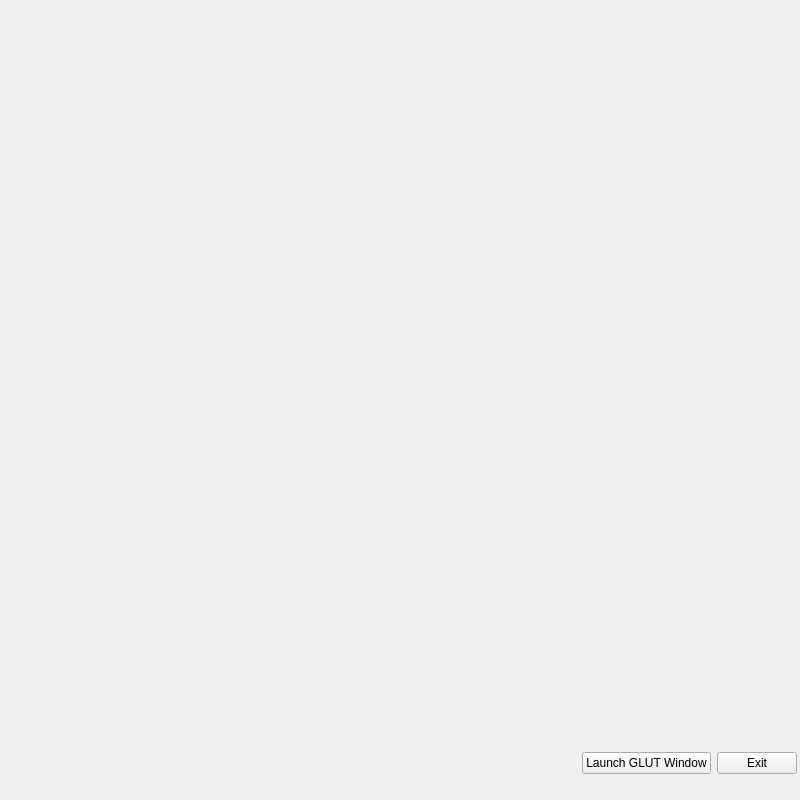
<?xml version="1.0" encoding="UTF-8"?>
<ui version="4.0">
 <class>MainWindow</class>
 <widget class="QMainWindow" name="MainWindow">
  <property name="windowModality">
   <enum>Qt::ApplicationModal</enum>
  </property>
  <property name="geometry">
   <rect>
    <x>0</x>
    <y>0</y>
    <width>800</width>
    <height>800</height>
   </rect>
  </property>
  <property name="windowTitle">
   <string>MainWindow</string>
  </property>
  <widget class="QWidget" name="centralWidget">
   <property name="sizePolicy">
    <sizepolicy hsizetype="Preferred" vsizetype="Preferred">
     <horstretch>0</horstretch>
     <verstretch>0</verstretch>
    </sizepolicy>
   </property>
   <layout class="QVBoxLayout" name="verticalLayout" stretch="10,1">
    <property name="spacing">
     <number>3</number>
    </property>
    <property name="leftMargin">
     <number>3</number>
    </property>
    <property name="topMargin">
     <number>3</number>
    </property>
    <property name="rightMargin">
     <number>3</number>
    </property>
    <property name="bottomMargin">
     <number>3</number>
    </property>
    <item>
     <widget class="GLWidget" name="_glWidget" native="true">
      <property name="sizePolicy">
       <sizepolicy hsizetype="Fixed" vsizetype="Fixed">
        <horstretch>0</horstretch>
        <verstretch>0</verstretch>
       </sizepolicy>
      </property>
      <property name="minimumSize">
       <size>
        <width>100</width>
        <height>100</height>
       </size>
      </property>
      <property name="maximumSize">
       <size>
        <width>700</width>
        <height>700</height>
       </size>
      </property>
      <property name="sizeIncrement">
       <size>
        <width>10</width>
        <height>10</height>
       </size>
      </property>
     </widget>
    </item>
    <item>
     <layout class="QHBoxLayout" name="horizontalLayout">
      <item>
       <spacer name="horizontalSpacer">
        <property name="orientation">
         <enum>Qt::Horizontal</enum>
        </property>
        <property name="sizeHint" stdset="0">
         <size>
          <width>40</width>
          <height>20</height>
         </size>
        </property>
       </spacer>
      </item>
      <item>
       <widget class="QPushButton" name="pushButton_2">
        <property name="text">
         <string>Launch GLUT Window</string>
        </property>
       </widget>
      </item>
      <item>
       <widget class="QPushButton" name="pushButton">
        <property name="text">
         <string>Exit</string>
        </property>
       </widget>
      </item>
     </layout>
    </item>
   </layout>
  </widget>
  <widget class="QMenuBar" name="menuBar">
   <property name="geometry">
    <rect>
     <x>0</x>
     <y>0</y>
     <width>800</width>
     <height>27</height>
    </rect>
   </property>
  </widget>
 </widget>
 <layoutdefault spacing="6" margin="11"/>
 <customwidgets>
  <customwidget>
   <class>GLWidget</class>
   <extends>QWidget</extends>
   <header>GLWidget.h</header>
   <container>1</container>
  </customwidget>
 </customwidgets>
 <resources/>
 <connections/>
</ui>
